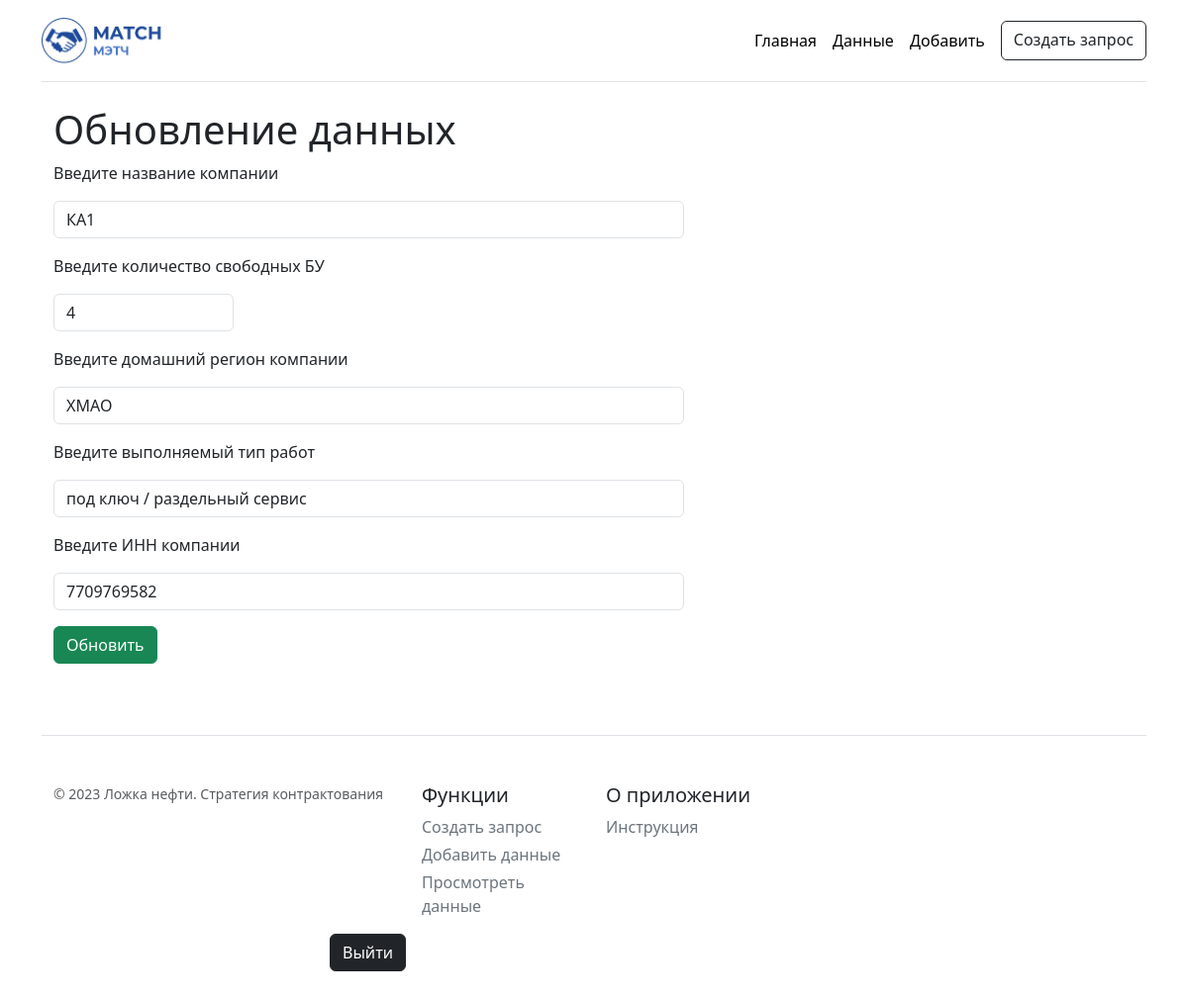
Screenshot of /data/1/update (signed in) with the database file from the repository.
### app.py (models this page shows, shortened)
class DataBase(db.Model):
    __tablename__ = 'companies'
    id = db.Column(db.Integer, primary_key=True) # уникальный id для компании
    name = db.Column(db.String(100), nullable=False) # название компании
    free_d_rig = db.Column(db.Integer, nullable=False) # количество свободных БУ
    region = db.Column(db.String(100), nullable=False) # домашний регион компании
    work_type = db.Column(db.String(100), nullable=False) # тип работ
    inn = db.Column(db.Integer, nullable=False) # ИНН компании
    date = db.Column(db.DateTime, default=datetime.utcnow) # дата добавления

### app.py (the view)
@app.route('/data/<int:id>/update', methods=['POST', 'GET']) # Обновление записи
@login_required
def data_update(id):
    data = DataBase.query.get(id)
    if request.method == "POST":
        data.name = request.form['name']  # название компании
        data.free_d_rig = request.form['free_d_rig']  # количество свободных БУ
        data.region = request.form['region']  # домашний регион компании
        data.work_type = request.form['work_type']  # тип работ
        data.inn = request.form['inn'] # ИНН
        try:
            db.session.commit()
            return redirect('/data')
        except:
            return 'Произошла ошибка при обновлении записи'
    else:
        return render_template("data_update.html", data=data)

### app.py (called while the page is built)
@manager.user_loader
def load_user(user_id):
    return User.query.get(user_id)

@app.after_request
def redirect_to_signin(response):
    if response.status_code == 401:
        return redirect(url_for('login_page') + '?next=' + request.url)
    return response

### templates/data_update.html (shortened to what this page needs)
{% extends 'base.html' %}
{% block body %}
<div class="container">
    <h1>Обновление данных</h1>
    <form method="post">
        <p>Введите название компании</p>
        <div class="col-sm-7 mb-3">
        <input type="text" name="name" id="name" class="form-control" value="{{ data.name }}" placeholder="КА1" required>
        </div>
        <p>Введите количество свободных БУ</p>
        <div class="col-sm-2 mb-3">
        <input type="text" name="free_d_rig" id="free_d_rig" class="form-control" value="{{ data.free_d_rig }}" placeholder="4" required pattern="[0-9]{1,8}">
        </div>
        <p>Введите домашний регион компании</p>
        <div class="col-sm-7 mb-3">
        <input type="text" name="region" id="region" class="form-control" value="{{ data.region }}" placeholder="ХМАО" required>
        </div>
        <p>Введите выполняемый тип работ</p>
        <div class="col-sm-7 mb-3">
        <input type="text" name="work_type" id="work_type" class="form-control" value="{{ data.work_type }}" placeholder="под ключ / раздельный сервис" required>
        </div>
        <p>Введите ИНН компании</p>
        <div class="col-sm-7 mb-3">
        <input type="text" name="inn" id="inn" class="form-control" value="{{ data.inn }}" placeholder="3525379466" required pattern="[0-9]{1,15}">
        </div>
        <input type="submit" class="btn btn-success" value="Обновить">
    </form>
    <br>
</div>
{% endblock %}

### rows the page displays
DataBase: name "КА1", free_d_rig "4", region "ХМАО", work_type "под ключ / раздельный сервис", inn "7709769582"
